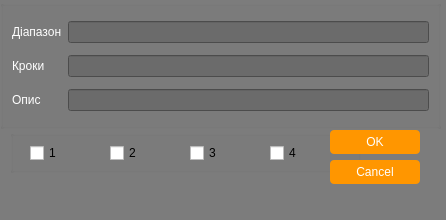
<?xml version="1.0" encoding="UTF-8"?>
<ui version="4.0">
 <class>Dialog</class>
 <widget class="QDialog" name="Dialog">
  <property name="geometry">
   <rect>
    <x>0</x>
    <y>0</y>
    <width>446</width>
    <height>220</height>
   </rect>
  </property>
  <property name="windowTitle">
   <string>Dialog</string>
  </property>
  <property name="styleSheet">
   <string notr="true">QLineEdit 
{
background-color: rgb(107, 107, 107);
	color: rgb(255, 255, 255);
}
QDialog {background-color: rgb(124, 124, 124);}
</string>
  </property>
  <widget class="QGroupBox" name="groupBox">
   <property name="geometry">
    <rect>
     <x>10</x>
     <y>130</y>
     <width>351</width>
     <height>43</height>
    </rect>
   </property>
   <property name="title">
    <string/>
   </property>
   <widget class="QCheckBox" name="relay1checkBox">
    <property name="geometry">
     <rect>
      <x>20</x>
      <y>10</y>
      <width>61</width>
      <height>26</height>
     </rect>
    </property>
    <property name="text">
     <string>1</string>
    </property>
   </widget>
   <widget class="QCheckBox" name="relay2checkBox">
    <property name="geometry">
     <rect>
      <x>100</x>
      <y>10</y>
      <width>71</width>
      <height>26</height>
     </rect>
    </property>
    <property name="text">
     <string>2</string>
    </property>
   </widget>
   <widget class="QCheckBox" name="relay3checkBox">
    <property name="geometry">
     <rect>
      <x>180</x>
      <y>10</y>
      <width>81</width>
      <height>26</height>
     </rect>
    </property>
    <property name="text">
     <string>3</string>
    </property>
   </widget>
   <widget class="QCheckBox" name="relay4checkBox">
    <property name="geometry">
     <rect>
      <x>260</x>
      <y>10</y>
      <width>61</width>
      <height>26</height>
     </rect>
    </property>
    <property name="text">
     <string>4</string>
    </property>
   </widget>
  </widget>
  <widget class="QDialogButtonBox" name="buttonBox">
   <property name="geometry">
    <rect>
     <x>330</x>
     <y>130</y>
     <width>90</width>
     <height>67</height>
    </rect>
   </property>
   <property name="styleSheet">
    <string notr="true">/*-----QPushButton-----*/
QPushButton
{
	background-color:rgb(255, 150, 0);
	color: #fff;
	min-width: 80px;
	border-radius: 4px;
	padding: 5px;

}


QPushButton::flat
{
	background-color: transparent;
	border: none;
	color: #000;

}


QPushButton::disabled
{
	background-color: #606060;
	color: #959595;
	border-color: #051a39;

}


QPushButton::hover
{
	background-color:rgb(255, 150, 0);
	border: 2px solid rgb(255, 106, 0);

}


QPushButton::pressed
{
	background-color: rgb(255, 110, 0);
	border: 1px solid #46a2da;

}


QPushButton::checked
{
	background-color: #bd5355;
	border: 1px solid #bd5355;

}
</string>
   </property>
   <property name="orientation">
    <enum>Qt::Vertical</enum>
   </property>
   <property name="standardButtons">
    <set>QDialogButtonBox::Cancel|QDialogButtonBox::Ok</set>
   </property>
  </widget>
  <widget class="QGroupBox" name="groupBox_2">
   <property name="geometry">
    <rect>
     <x>0</x>
     <y>0</y>
     <width>441</width>
     <height>129</height>
    </rect>
   </property>
   <property name="title">
    <string/>
   </property>
   <layout class="QGridLayout" name="gridLayout">
    <item row="2" column="0">
     <widget class="QLabel" name="label_3">
      <property name="styleSheet">
       <string notr="true">color: rgb(255, 255, 255);</string>
      </property>
      <property name="text">
       <string>Опис</string>
      </property>
     </widget>
    </item>
    <item row="1" column="0">
     <widget class="QLabel" name="label_2">
      <property name="styleSheet">
       <string notr="true">color: rgb(255, 255, 255);</string>
      </property>
      <property name="text">
       <string>Кроки</string>
      </property>
     </widget>
    </item>
    <item row="0" column="1">
     <widget class="QLineEdit" name="bandlineEdit"/>
    </item>
    <item row="0" column="0">
     <widget class="QLabel" name="label">
      <property name="styleSheet">
       <string notr="true">color: rgb(255, 255, 255);</string>
      </property>
      <property name="text">
       <string>Діапазон</string>
      </property>
     </widget>
    </item>
    <item row="1" column="1">
     <widget class="QLineEdit" name="steplineEdit"/>
    </item>
    <item row="2" column="1">
     <widget class="QLineEdit" name="desclineEdit"/>
    </item>
   </layout>
  </widget>
 </widget>
 <resources/>
 <connections>
  <connection>
   <sender>buttonBox</sender>
   <signal>accepted()</signal>
   <receiver>Dialog</receiver>
   <slot>accept()</slot>
   <hints>
    <hint type="sourcelabel">
     <x>248</x>
     <y>254</y>
    </hint>
    <hint type="destinationlabel">
     <x>157</x>
     <y>274</y>
    </hint>
   </hints>
  </connection>
  <connection>
   <sender>buttonBox</sender>
   <signal>rejected()</signal>
   <receiver>Dialog</receiver>
   <slot>reject()</slot>
   <hints>
    <hint type="sourcelabel">
     <x>316</x>
     <y>260</y>
    </hint>
    <hint type="destinationlabel">
     <x>286</x>
     <y>274</y>
    </hint>
   </hints>
  </connection>
 </connections>
</ui>
